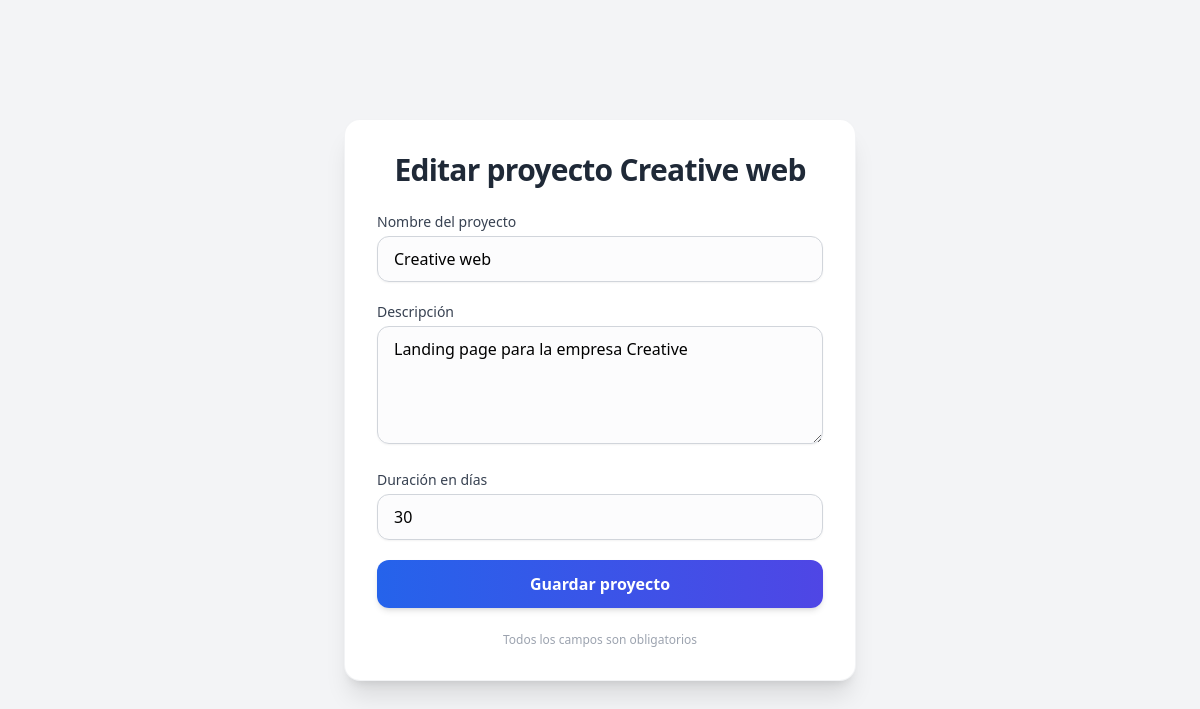
/proyectos/5/editar/, run on the app's committed database.
### gestor/models.py (models this page shows)
class Proyecto(models.Model):
  nombre = models.CharField(max_length=100)
  descripcion = models.TextField()
  duracion = models.IntegerField()

### gestor/views.py (the view, shortened to what this page needs)
# urls.py: path('proyectos/<int:id>/editar/', views.editar_proyecto, name='editar_proyecto'),
def editar_proyecto(request, id):
  proyecto = Proyecto.objects.get(id=id)
  return render(request, 'editar-proyecto.html', {'proyecto': proyecto})

### gestor/templates/editar-proyecto.html (shortened to what this page needs)
<!DOCTYPE html>
<html lang="es">
<head>
  <script src="https://cdn.tailwindcss.com"></script>
</head>
<body class="bg-gray-100 min-h-screen flex items-center justify-center p-4">
  <div class="bg-white rounded-2xl shadow-xl p-8 max-w-lg w-full border border-gray-200/50 transition-all hover:shadow-2xl">
    <h1 class="text-3xl font-bold text-gray-800 mb-6 text-center tracking-tight">
      Editar proyecto {{ proyecto.nombre }}
    </h1>
    <form method="post" class="space-y-5">
      <div>
        <label for="nombre" class="block text-sm font-medium text-gray-700 mb-1">
          Nombre del proyecto
        </label>
        <input
            type="text"
            name="nombre"
            id="nombre"
            required
            value="{{ proyecto.nombre }}"
            class="w-full px-4 py-2.5 border border-gray-300 rounded-xl shadow-sm focus:ring-2 focus:ring-blue-500 focus:border-blue-500 outline-none transition duration-200 bg-gray-50/50 hover:bg-white">
      </div>
      <div>
        <label for="descripcion" class="block text-sm font-medium text-gray-700 mb-1">
          Descripción
        </label>
        <textarea name="descripcion" id="descripcion" rows="4" required
                  class="w-full px-4 py-2.5 border border-gray-300 rounded-xl shadow-sm focus:ring-2 focus:ring-blue-500 focus:border-blue-500 outline-none transition duration-200 bg-gray-50/50 hover:bg-white resize-y">{{ proyecto.descripcion }}</textarea>
      </div>
      <div>
        <label for="duracion" class="block text-sm font-medium text-gray-700 mb-1">
          Duración en días
        </label>
        <input
            type="number"
            name="duracion"
            id="duracion"
            required
            step="1" min="1"
            value="{{ proyecto.duracion }}"
            class="w-full px-4 py-2.5 border border-gray-300 rounded-xl shadow-sm focus:ring-2 focus:ring-blue-500 focus:border-blue-500 outline-none transition duration-200 bg-gray-50/50 hover:bg-white [appearance:textfield] [&::-webkit-outer-spin-button]:appearance-none [&::-webkit-inner-spin-button]:appearance-none">
      </div>
      <button type="submit"
              class="w-full bg-gradient-to-r from-blue-600 to-indigo-600 hover:from-blue-700 hover:to-indigo-700 text-white font-semibold py-3 px-6 rounded-xl shadow-md hover:shadow-lg transition-all duration-300 transform hover:-translate-y-0.5 focus:ring-4 focus:ring-blue-300 focus:outline-none">
        Guardar proyecto
      </button>
    </form>
    <p class="text-xs text-gray-400 text-center mt-6 select-none">
      Todos los campos son obligatorios
    </p>
  </div>
</body>
</html>

### data on the page
Proyecto: nombre "Creative web", descripcion "Landing page para la empresa Creative", duracion "30"
